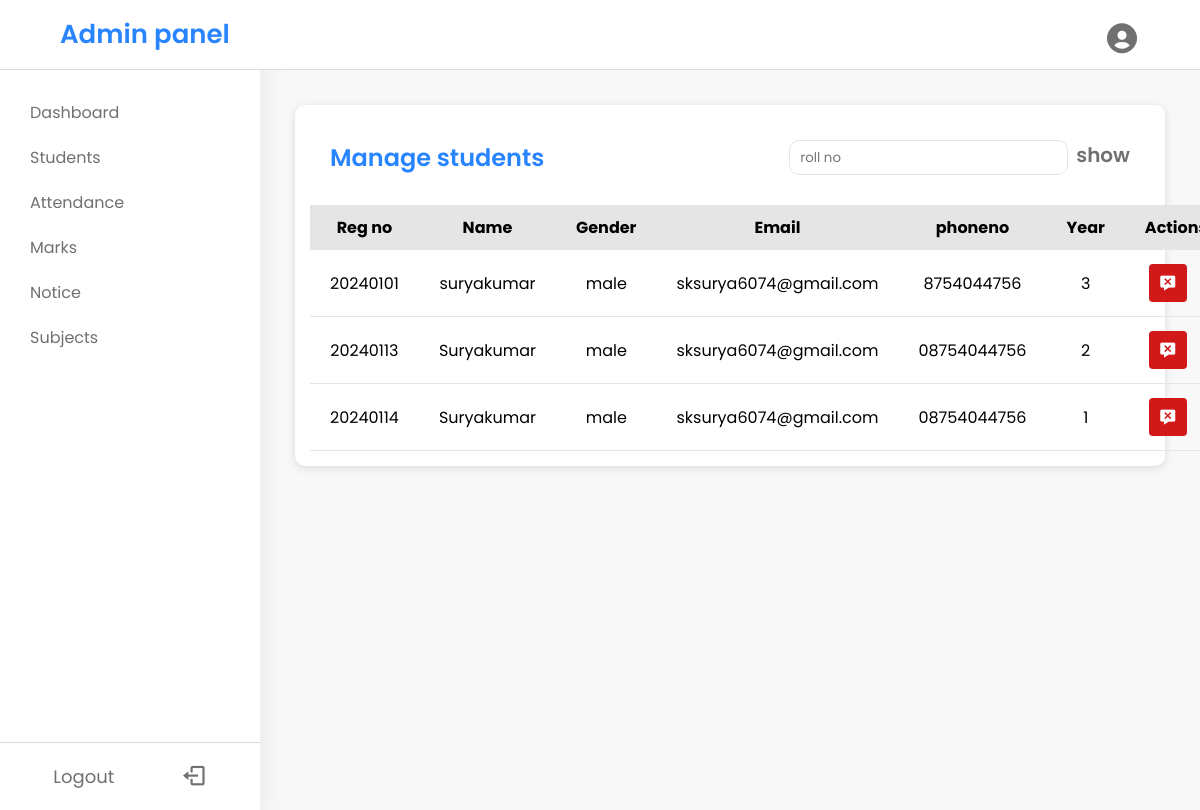
Before: /manage-student.php (signed in) with the older database file.
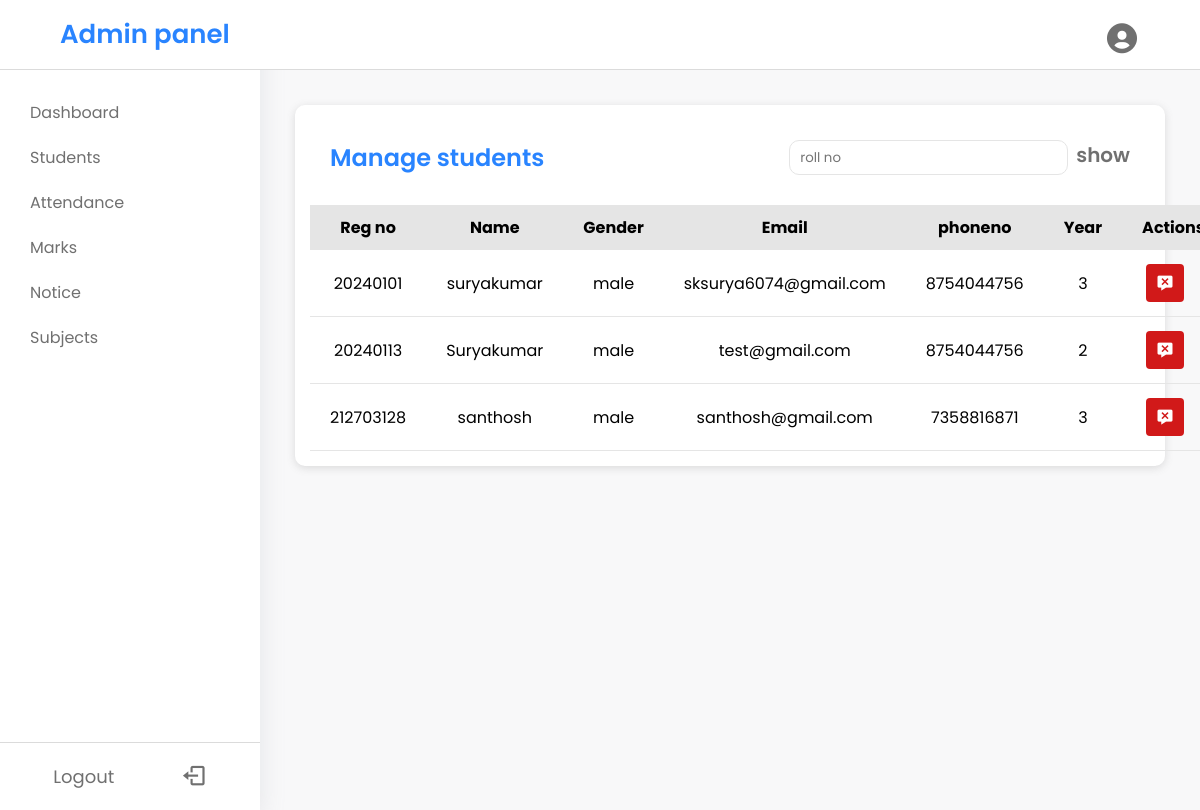
After: the same page with the newer database file.
### tables this page shows
CREATE TABLE `student_details` (
  `stud_id` int(11) NOT NULL,
  `stud_name` varchar(50) NOT NULL,
  `stud_dob` date DEFAULT NULL,
  `stud_phno` varchar(15) DEFAULT NULL,
  `stud_email` varchar(100) DEFAULT NULL,
  `stud_street` varchar(100) DEFAULT NULL,
  `stud_city` varchar(50) DEFAULT NULL,
  `stud_district` varchar(50) DEFAULT NULL,
  `stud_pincode` varchar(10) DEFAULT NULL,
  `stud_fathername` varchar(50) DEFAULT NULL,
  `stud_fatherno` varchar(15) DEFAULT NULL,
  `stud_mothername` varchar(50) DEFAULT NULL,
  `stud_motherno` varchar(15) DEFAULT NULL,
  `stud_year` varchar(5) DEFAULT NULL,
  `stud_dept` varchar(50) DEFAULT NULL,
  `stud_gender` enum('male','female') DEFAULT NULL
);

### manage-student.php (the view, shortened to what this page needs)
<?php
include("./Assets/links.php"); ?>
<!DOCTYPE html>
<html lang="en">
<head>
</head>
<body>
    <nav>
        <?php include("./Assets/nav.php") ?>
    </nav>
    <div class="body-content">
        <div class="sidemenubar">
            <?php include("./Assets/sidemenu.php") ?>
        </div>
        <div class="main-content">
            <div class="manage-stud">
                <div class="stud-table-head">
                    <div class="stud-title">
                        <p>Manage students</p>
                    </div>
                    <div class="stud-search">
                        <input type="text" placeholder="roll no" />
                        <p>show</p>
                    </div>
                </div>
                <form action="manage-student.php" method="post" onSubmit="return confirm('Are you sure to delete?')">
                    <table class=" mstud" style="overflow-x: scroll">
                        <thead>
                            <tr>
                                <th>Reg no</th>
                                <th>Name</th>
                                <th>Gender</th>
                                <th>Email</th>
                                <th>phoneno</th>
                                <th>Year</th>
                                <th>Actions</th>
                            </tr>
                        </thead>
                        <tbody>
                            <?php
                            include('./config/connect.php');
                            $sql = "select `stud_id`, `stud_name`,  `stud_email`, `stud_phno`,  `stud_year`, `stud_dept`, `stud_gender` from `student_details`";
                            $result = $conn->query($sql);
                            $numrows = mysqli_num_rows($result);
                            if ($numrows > 0) {
                                while ($row = mysqli_fetch_assoc($result)) {
                                    echo "<tr>";
                                    echo "<td>" . $row['stud_id'] . "</td>";
                                    echo "<td>" . $row['stud_name'] . "</td>";
                                    echo "<td>" . $row['stud_gender'] . "</td>";
                                    echo "<td>" . $row['stud_email'] . "</td>";
                                    echo "<td>" . $row['stud_phno'] . "</td>";
                                    echo "<td>" . $row['stud_year'] . "</td>";
                                    echo "<td class='action_btn'><button  type='submit' name='delrecord' value='" . $row['stud_id'] . "' class='del' ><i class='bx bxs-message-x'></i></button></td>";
                                    echo "</tr>";
                                }
                            }
                            ?>
                        </tbody>
                    </table>
                </form>
            </div>
        </div>
    </div>
</body>
</html>

Changed rows visible on the page:
removed student_details: stud_id "20240114", stud_name "Suryakumar", stud_gender "male", stud_email "sksurya6074@gmail.com", stud_phno "08754044756", stud_year "1"
changed student_details "Suryakumar": stud_email "sksurya6074@gmail.com" → "test@gmail.com"; stud_phno "08754044756" → "8754044756"
added student_details: stud_id "212703128", stud_name "santhosh", stud_gender "male", stud_email "santhosh@gmail.com", stud_phno "7358816871", stud_year "3"
